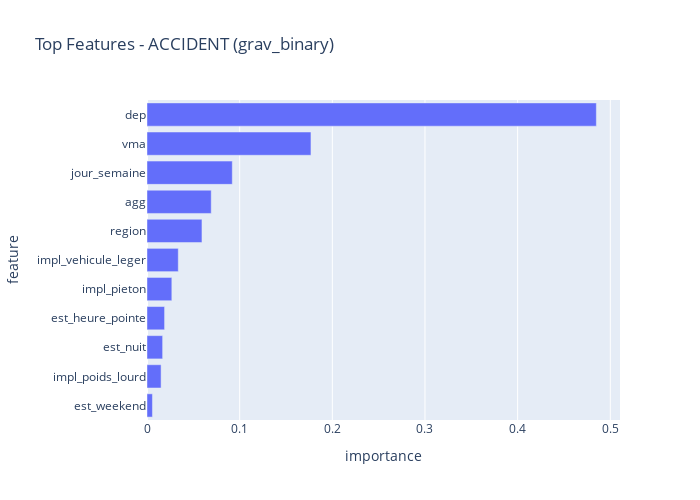

Write notebook code for a chart like this one.
### Markdown cell above
---

## 6. Feature Importance

### Objectif

Identifier les **variables les plus prédictives** de la gravité d'un accident.

### Méthode

RandomForest calcule l'importance des features basée sur la **réduction moyenne d'impureté** (Gini) apportée par chaque variable lors des splits.

### Interprétation attendue

Les features les plus importantes devraient être :
- **Localisation** (dep, region, agg) : La géographie influence fortement la gravité
- **Vitesse** (vma) : Plus la vitesse autorisée est élevée, plus le risque de gravité augmente
- **Type de véhicules** (impl_*) : Les piétons et 2RM sont plus vulnérables

### Code cell
# Feature importance pour ACCIDENT - utilise le meilleur modele binary
# Le meilleur modele est stocke dans models_acc ou predictions_acc_bin

# Recuperer le modele RF entraine
best_model_key = 'RandomForest'  # ou 'XGBoost' selon les resultats
if best_model_key in models_acc:
    best_acc_model = models_acc[best_model_key]
    
    # Extraire le modele du pipeline
    if hasattr(best_acc_model, 'named_steps'):
        model = best_acc_model.named_steps.get('model')
        
        if hasattr(model, 'feature_importances_'):
            importance = pd.DataFrame({
                'feature': X_acc.columns,
                'importance': model.feature_importances_
            }).sort_values('importance', ascending=False)
            
            fig = px.bar(importance.head(15), x='importance', y='feature', orientation='h',
                        title='Top Features - ACCIDENT (grav_binary)')
            fig.update_layout(yaxis={'categoryorder': 'total ascending'}, height=500, width=700)
            fig.show()
        else:
            print("Le modele n'a pas d'attribut feature_importances_")
    else:
        print("Le modele n'est pas un Pipeline")
else:
    print(f"Modele {best_model_key} non trouve dans models_acc")

### Figure 1 — Plotly figure (JSON) as saved in the notebook; plotly's stock layout.template omitted (floating-point values rounded to 4 significant figures)
{"data": [{"hovertemplate": "importance=%{x}<br>feature=%{y}<extra></extra>", "legendgroup": "", "marker": {"color": "#636efa", "pattern": {"shape": ""}}, "name": "", "orientation": "h", "showlegend": false, "textposition": "auto", "type": "bar", "x": [0.4849, 0.1769, 0.09205, 0.06931, 0.05931, 0.03374, 0.02679, 0.01896, 0.01687, 0.0152, 0.005873], "xaxis": "x", "y": ["dep", "vma", "jour_semaine", "agg", "region", "impl_vehicule_leger", "impl_pieton", "est_heure_pointe", "est_nuit", "impl_poids_lourd", "est_weekend"], "yaxis": "y"}], "layout": {"barmode": "relative", "height": 500, "legend": {"tracegroupgap": 0}, "title": {"text": "Top Features - ACCIDENT (grav_binary)"}, "width": 700, "xaxis": {"anchor": "y", "domain": [0, 1], "title": {"text": "importance"}}, "yaxis": {"anchor": "x", "categoryorder": "total ascending", "domain": [0, 1], "title": {"text": "feature"}}}}
